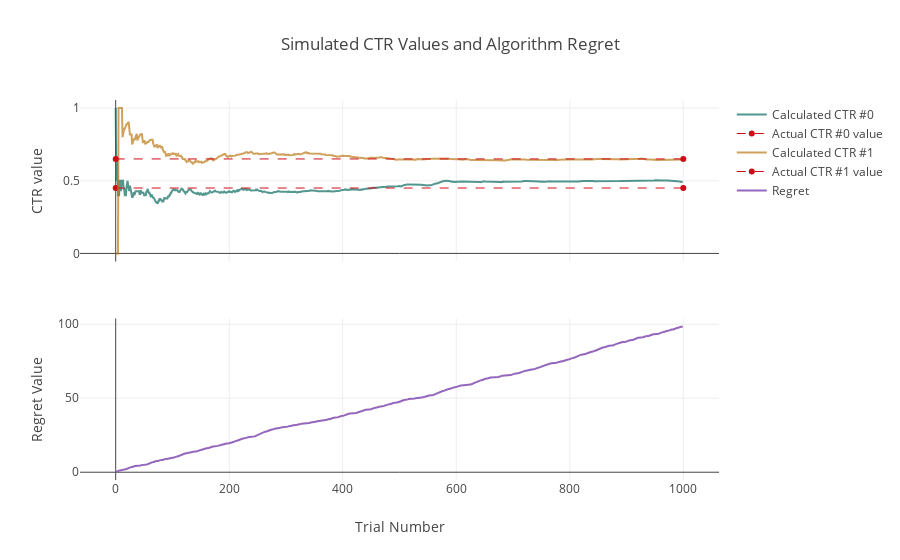

Notebook code for this chart:
### Code cell
algorithm_performance()

### Figure 1 — Plotly figure (JSON) as saved in the notebook; plotly's stock layout.template omitted (floating-point values rounded to 4 significant figures; data arrays with more than 128 entries replaced by an {"elided": "..."} marker saying what was removed)
{"data": [{"line": {"color": "rgba(10, 108, 94, .7)", "width": 2}, "name": "Calculated CTR #0", "type": "scatter", "uid": "3ecedaa1-5664-4428-a141-c12ba6a159f7", "x": {"elided": "1000 int values"}, "xaxis": "x", "y": {"elided": "1000 float values"}, "yaxis": "y"}, {"line": {"color": "rgb(205, 12, 24)", "dash": "dash", "width": 1}, "name": "Actual CTR #0 value", "type": "scatter", "uid": "ed1d2e3b-a70e-4680-a4e9-5a943c489537", "x": [0, 1000], "xaxis": "x", "y": [0.45, 0.45], "yaxis": "y"}, {"line": {"color": "rgba(187, 121, 24, .7)", "width": 2}, "name": "Calculated CTR #1", "type": "scatter", "uid": "41754f5b-db27-4313-ba18-bbc315726f15", "x": {"elided": "1000 int values"}, "xaxis": "x", "y": {"elided": "1000 float values"}, "yaxis": "y"}, {"line": {"color": "rgb(205, 12, 24)", "dash": "dash", "width": 1}, "name": "Actual CTR #1 value", "type": "scatter", "uid": "94e43f3a-bd7c-492e-a5fd-2592ae101cca", "x": [0, 1000], "xaxis": "x", "y": [0.65, 0.65], "yaxis": "y"}, {"name": "Regret", "type": "scatter", "uid": "2f30b4f5-a7a7-4528-a2f1-75d2f9c29e54", "x": {"elided": "1000 int values"}, "xaxis": "x", "y": {"elided": "1000 float values"}, "yaxis": "y2"}], "layout": {"title": {"text": "Simulated CTR Values and Algorithm Regret"}, "xaxis": {"anchor": "y2", "domain": [0, 1], "title": {"text": "Trial Number"}}, "yaxis": {"anchor": "free", "domain": [0.575, 1], "position": 0, "title": {"text": "CTR value"}}, "yaxis2": {"anchor": "x", "domain": [0, 0.425], "title": {"text": "Regret Value"}}}}
